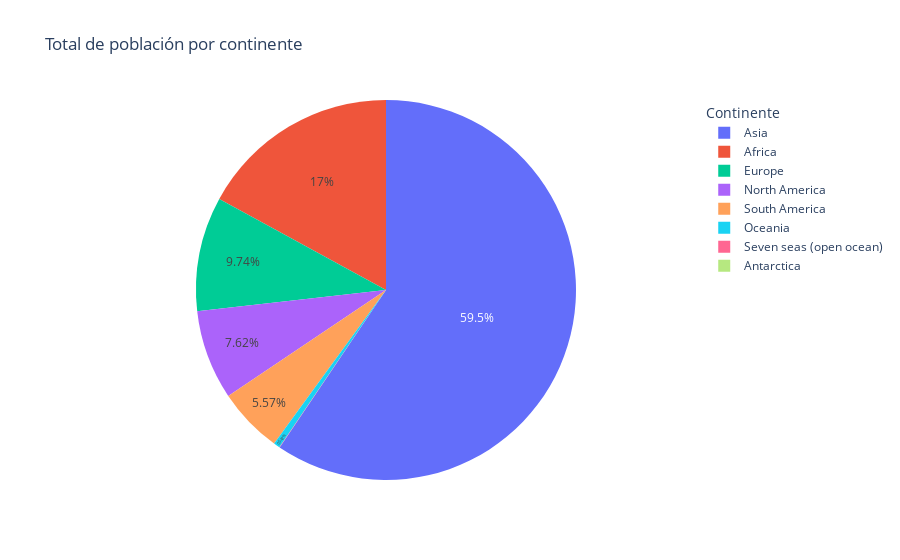

The cell this chart's notebook holds for it:
### Markdown cell above
Un [gráfico de pastel](https://es.wikipedia.org/wiki/Gr%C3%A1fico_circular) representa porcentajes y porciones en secciones (*slices*) de un círculo. Son muy populares, pero también son criticados debido a la dificultad del cerebro humano de comparar áreas de sectores circulares, por lo que [algunos expertos recomiendan sustituirlos por otros tipos de gráficos como, por ejemplo, gráficos de barras](https://www.data-to-viz.com/caveat/pie.html).

En `plotly.express`, los gráficos de pastel se implementan con el método [`plotly.express.pie()`](https://plotly.github.io/plotly.py-docs/generated/plotly.express.pie.html). Se recomienda leer el [tutorial](https://plotly.com/python/pie-charts/).

### Code cell
# Cálculo de la suma de población por continente
poblacion_continente_suma = paises.groupby('CONTINENT')['POP_EST'].sum().sort_values(ascending=True).reset_index()

# Creación del gráfico de pastel
fig = px.pie(
    poblacion_continente_suma,
    names='CONTINENT',
    values='POP_EST',
    title='Total de población por continente',
    labels={'CONTINENT': 'Continente', 'POP_EST': 'Población (habitantes)'}
)

# Atributos globales de la figura
fig.update_layout(
    legend_title_text='Continente'
)

# Atributos de las propiedades visuales
fig.update_traces(textposition='inside', textinfo='percent')

# Despliegue del gráfico
fig.show()

### Figure 1 — Plotly figure (JSON) as saved in the notebook; plotly's stock layout.template omitted (floating-point values rounded to 4 significant figures)
{"data": [{"domain": {"x": [0, 1], "y": [0, 1]}, "hovertemplate": "Continente=%{label}<br>Población (habitantes)=%{value}<extra></extra>", "labels": ["Antarctica", "Seven seas (open ocean)", "Oceania", "South America", "North America", "Europe", "Africa", "Asia"], "legendgroup": "", "name": "", "showlegend": true, "textinfo": "percent", "textposition": "inside", "type": "pie", "values": [4490, 1894289, 41589500, 427063263, 584776221, 747708092, 1308000000.0, 4562304603]}], "layout": {"legend": {"title": {"text": "Continente"}, "tracegroupgap": 0}, "title": {"text": "Total de población por continente"}}}
